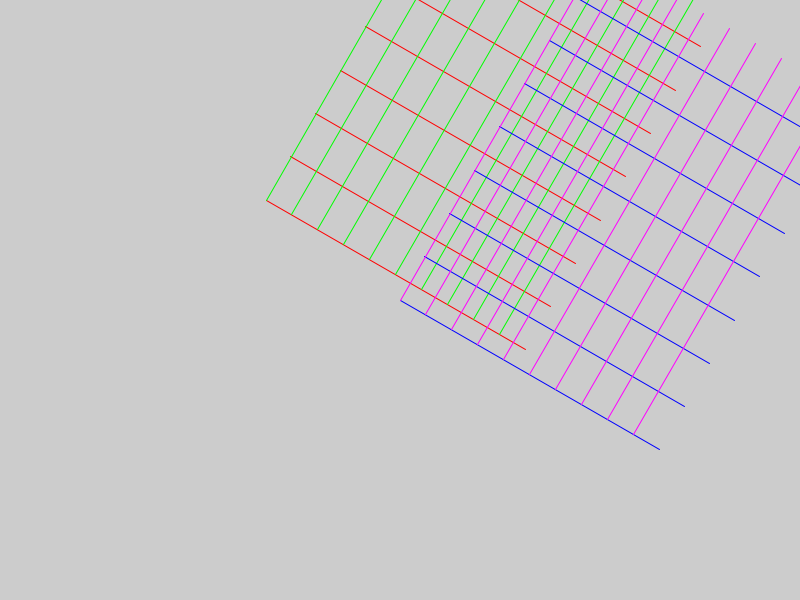
Frame 1 (no input)
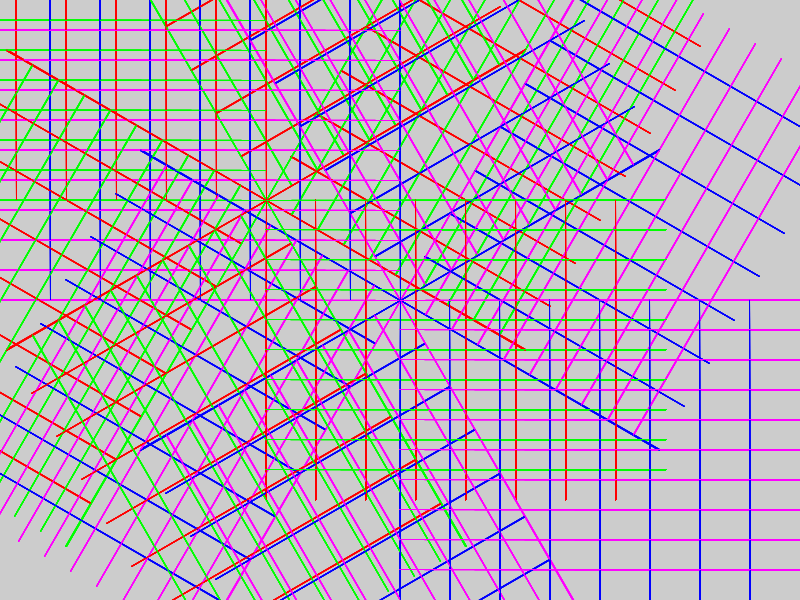
Frame 60 (the mouse pressed at the canvas centre just before this capture)
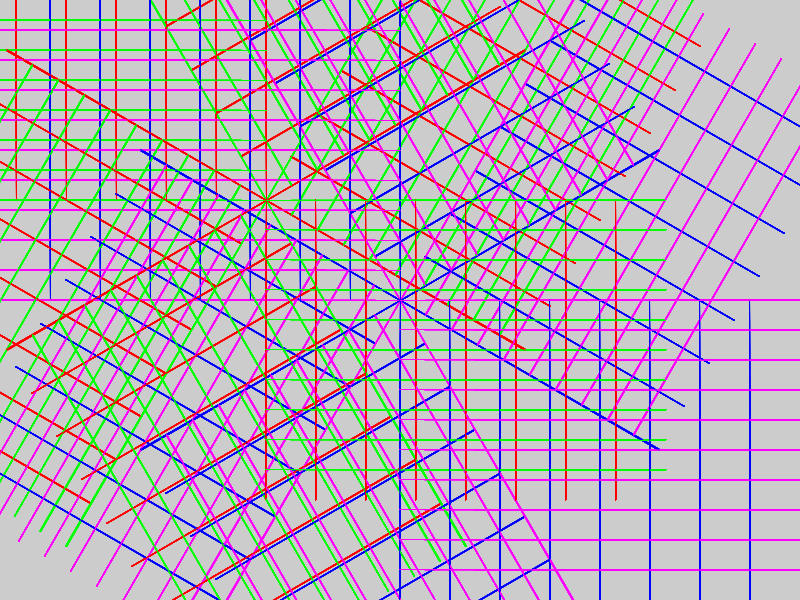
Frame 120 (the mouse held since frame 60 and released just before this capture)

The Processing sketch that drew these frames (run headless with seeded random() and noise(); from frame 60 on, the mouse is pressed at the canvas centre):

// Processing sketch: translateRotateMatrixInClass
// ── translateRotateMatrixInClass.pde
//the number of vertical sections on the screen
int verticalLines = 10;
//the number of the horizontal sections on the screen
int horizontalLines = 8;
// starting point fot the rotation angle - in radians
float angle = 0.0;

void setup(){
  size(800, 600);
}

void draw(){
  // push the current default matrix onto the memory stack
  pushMatrix();
  // move the zero point to the upper left corner
  translate(width/3, height/3);
  //update the rotation angle. Use fractions of PI for the set patterns and decimal points for shifting patterns
  angle = angle - PI/3;
  // print the radian value of the rotation angle
  println(angle);
  // perform the rotation
  rotate(angle);
  // draw a grid on the moved and rotated matrix
  picklesAndSteroids(color(255, 0, 0), color(0, 255, 0));
  // pop the default matrix back from the top of the memory stack to the window
  popMatrix();
  // move the matrix again - this time to the center of the screen
  translate(width/2, height/2);
  // rotate to the new radian value again
  rotate(angle);
  // draw another grid - this time with different colors
  picklesAndSteroids(color(0, 0, 255), color(255, 0, 255));

}

// make a new function to draw a grid of lines
// it can be called anything, like picklesAndSteroids
// but it's much better to use meaningful name like drawAGrid()
// like a lot of functions it accepts values, called arguments
// they can also be called anything, but should have meaningful names
// instead of love the first one could be horizontalColor and
// the second one could be verticalColor
// when a function is called in the code the first value will be
// applied as the first argument, the second - as the second argument and so on
void picklesAndSteroids(color love, color peace){
  for(int x = 0; x < width/2; x+=width/2/horizontalLines ){
    stroke(love);
    line(x, 0, x, height/2);
  }
  
  for(int y = 0; y < height/2; y+=height/2/verticalLines ){
    stroke(peace);
    line(0, y, width/2, y);
  }
}
